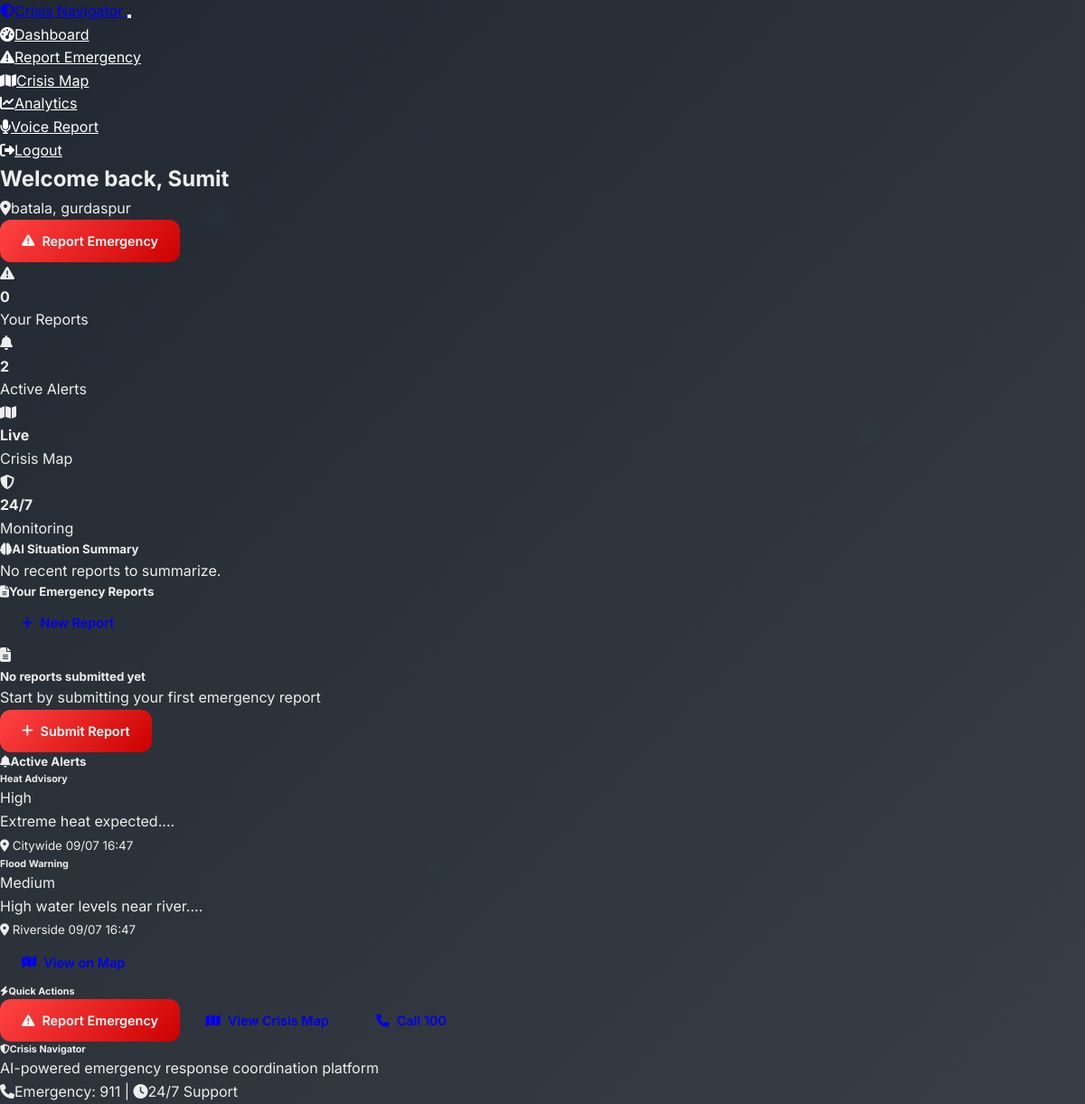
The page /dashboard (signed in) on the database its author committed.
### models.py (models this page shows, shortened)
class User(UserMixin, db.Model):
    id = db.Column(db.Integer, primary_key=True)
    username = db.Column(db.String(64), unique=True, nullable=False)
    email = db.Column(db.String(120), unique=True, nullable=False)
    phone = db.Column(db.String(20))
    location = db.Column(db.String(200))
    password_hash = db.Column(db.String(256))
    created_at = db.Column(db.DateTime, default=datetime.utcnow)
    reports = db.relationship('EmergencyReport', backref='user', lazy=True)

class Alert(db.Model):
    id = db.Column(db.Integer, primary_key=True)
    title = db.Column(db.String(200), nullable=False)
    description = db.Column(db.Text, nullable=False)
    alert_type = db.Column(db.String(50))  # weather, fire, flood, earthquake, etc.
    severity = db.Column(db.String(20))  # low, medium, high, critical
    location = db.Column(db.String(200))
    latitude = db.Column(db.Float)
    longitude = db.Column(db.Float)
    radius = db.Column(db.Float)  # affected radius in km
    active = db.Column(db.Boolean, default=True)
    created_at = db.Column(db.DateTime, default=datetime.utcnow)
    expires_at = db.Column(db.DateTime)

### routes.py (the view)
@app.route('/dashboard')
def dashboard():
    if 'user_id' not in session:
        flash('Please log in to access the dashboard', 'error')
        return redirect(url_for('login'))
    user = models.User.query.get(session['user_id'])
    if not user:
        flash('User not found', 'error')
        return redirect(url_for('login'))
    user_reports = models.EmergencyReport.query.filter_by(user_id=user.id).order_by(models.EmergencyReport.created_at.desc()).limit(10).all()
    recent_alerts = models.Alert.query.filter_by(active=True).order_by(models.Alert.created_at.desc()).limit(5).all()
    ai_summary = generate_emergency_summary(user_reports) if user_reports else "No recent reports to summarize."
    return render_template('dashboard.html',
                         user=user,
                         reports=user_reports,
                         alerts=recent_alerts,
                         ai_summary=ai_summary)

### templates/dashboard.html (shortened to what this page needs)
{% extends "base.html" %}
{% block content %}
<div class="container mt-4">
    <div class="row">
        <div class="col-12">
            <div class="d-flex justify-content-between align-items-center mb-4">
                <div>
                    <h2 class="fw-bold">Welcome back, {{ user.username }}</h2>
                    <p class="text-muted mb-0">
                        <i class="fas fa-map-marker-alt me-1"></i>{{ user.location or 'Location not set' }}
                    </p>
                </div>
                <div>
                    <a href="{{ url_for('report') }}" class="btn btn-danger">
                        <i class="fas fa-exclamation-triangle me-2"></i>Report Emergency
                    </a>
                </div>
            </div>
        </div>
    </div>
    <div class="row mb-4">
        <div class="col-md-3">
            <div class="card bg-danger bg-opacity-10 border-danger">
                <div class="card-body text-center">
                    <i class="fas fa-exclamation-triangle fs-2 text-danger mb-2"></i>
                    <h4 class="fw-bold">{{ reports|length }}</h4>
                    <p class="mb-0 text-muted">Your Reports</p>
                </div>
            </div>
        </div>
        <div class="col-md-3">
            <div class="card bg-warning bg-opacity-10 border-warning">
                <div class="card-body text-center">
                    <i class="fas fa-bell fs-2 text-warning mb-2"></i>
                    <h4 class="fw-bold">{{ alerts|length }}</h4>
                    <p class="mb-0 text-muted">Active Alerts</p>
                </div>
            </div>
        </div>
        <div class="col-md-3">
            <div class="card bg-info bg-opacity-10 border-info">
                <div class="card-body text-center">
                    <i class="fas fa-map fs-2 text-info mb-2"></i>
                    <h4 class="fw-bold">Live</h4>
                    <p class="mb-0 text-muted">Crisis Map</p>
                </div>
            </div>
        </div>
        <div class="col-md-3">
            <div class="card bg-success bg-opacity-10 border-success">
                <div class="card-body text-center">
                    <i class="fas fa-shield-alt fs-2 text-success mb-2"></i>
                    <h4 class="fw-bold">24/7</h4>
                    <p class="mb-0 text-muted">Monitoring</p>
                </div>
            </div>
        </div>
    </div>
    {% if ai_summary %}
    <div class="row mb-4">
        <div class="col-12">
            <div class="card border-info">
                <div class="card-header bg-info bg-opacity-10">
                    <h5 class="mb-0">
                        <i class="fas fa-brain me-2 text-info"></i>AI Situation Summary
                    </h5>
                </div>
                <div class="card-body">
                    <p class="mb-0">{{ ai_summary }}</p>
                </div>
            </div>
        </div>
    </div>
    {% endif %}
    <div class="row">
        <div class="col-lg-8">
            <div class="card">
                <div class="card-header d-flex justify-content-between align-items-center">
                    <h5 class="mb-0">
                        <i class="fas fa-file-alt me-2"></i>Your Emergency Reports
                    </h5>
                    <a href="{{ url_for('report') }}" class="btn btn-sm btn-outline-danger">
                        <i class="fas fa-plus me-1"></i>New Report
                    </a>
                </div>
                <div class="card-body p-0">
                    {% if reports %}
                    <div class="table-responsive">
                        <table class="table table-hover mb-0">
                            <thead class="table-dark">
                                <tr>
                                    <th>Title</th>
                                    <th>Severity</th>
                                    <th>Status</th>
                                    <th>Date</th>
                                    <th>Location</th>
                                </tr>
                            </thead>
                            <tbody>
                                {% for report in reports %}
                                <tr>
                                    <td>
                                        <strong>{{ report.title }}</strong>
                                        <br>
                                        <small class="text-muted">
                                            {{ report.description[:50] }}{% if report.description|length > 50 %}...{%
                                            endif %}
                                        </small>
                                    </td>
                                    <td>
                                        {% set severity_class = 'danger' if report.severity == 'critical' else 'warning'
                                        if report.severity == 'high' else 'info' if report.severity == 'medium' else
                                        'secondary' %}
                                        <span class="badge bg-{{ severity_class }}">
                                            {{ report.severity.title() }}
                                        </span>
                                    </td>
                                    <td>
                                        {% set status_class = 'success' if report.status == 'resolved' else 'warning' if
                                        report.status == 'in_progress' else 'secondary' %}
                                        <span class="badge bg-{{ status_class }}">
                                            {{ report.status.replace('_', ' ').title() }}
                                        </span>
                                    </td>
                                    <td>
                                        <small>{{ report.created_at.strftime('%m/%d/%Y %H:%M') }}</small>
                                    </td>
                                    <td>
                                        <small class="text-muted">
                                            <i class="fas fa-map-marker-alt me-1"></i>
                                            {{ report.location or 'Not specified' }}
                                        </small>
                                    </td>
                                </tr>
                                {% endfor %}
                            </tbody>
                        </table>
                    </div>
                    {% else %}
                    <div class="text-center py-5">
                        <i class="fas fa-file-alt fs-1 text-muted mb-3"></i>
                        <h5 class="text-muted">No reports submitted yet</h5>
                        <p class="text-muted mb-3">Start by submitting your first emergency report</p>
                        <a href="{{ url_for('report') }}" class="btn btn-danger">
                            <i class="fas fa-plus me-2"></i>Submit Report
                        </a>
                    </div>
                    {% endif %}
                </div>
            </div>
        </div>
        <div class="col-lg-4">
            <div class="card">
                <div class="card-header">
                    <h5 class="mb-0">
                        <i class="fas fa-bell me-2 text-warning"></i>Active Alerts
                    </h5>
                </div>
                <div class="card-body p-0">
                    {% if alerts %}
                    {% for alert in alerts %}
                    <div class="p-3 border-bottom">
                        <div class="d-flex justify-content-between align-items-start mb-2">
                            <h6 class="mb-1">{{ alert.title }}</h6>
                            {% set alert_severity_class = 'danger' if alert.severity == 'critical' else 'warning' if
                            alert.severity == 'high' else 'info' if alert.severity == 'medium' else 'secondary' %}
                            <span class="badge bg-{{ alert_severity_class }}">
                                {{ alert.severity.title() }}
                            </span>
                        </div>
                        <p class="mb-2 text-muted small">{{ alert.description[:80] }}...</p>
                        <div class="d-flex justify-content-between align-items-center">
                            <small class="text-muted">
                                <i class="fas fa-map-marker-alt me-1"></i>
                                {{ alert.location or 'Location unknown' }}
                            </small>
                            <small class="text-muted">
                                {{ alert.created_at.strftime('%m/%d %H:%M') }}
                            </small>
                        </div>
                    </div>
                    {% endfor %}
                    {% else %}
                    <div class="text-center py-4">
                        <i class="fas fa-check-circle fs-2 text-success mb-2"></i>
                        <h6 class="text-muted">No active alerts</h6>
                        <small class="text-muted">Your area is currently safe</small>
                    </div>
                    {% endif %}
                </div>
                {% if alerts %}
                <div class="card-footer text-center">
                    <a href="{{ url_for('map_view') }}" class="btn btn-sm btn-outline-warning">
                        <i class="fas fa-map me-1"></i>View on Map
                    </a>
                </div>
                {% endif %}
            </div>
            <div class="card mt-3">
                <div class="card-header">
                    <h6 class="mb-0">
                        <i class="fas fa-bolt me-2"></i>Quick Actions
                    </h6>
                </div>
                <div class="card-body">
                    <div class="d-grid gap-2">
                        <a href="{{ url_for('report') }}" class="btn btn-danger">
                            <i class="fas fa-exclamation-triangle me-2"></i>Report Emergency
                        </a>
                        <a href="{{ url_for('map_view') }}" class="btn btn-info">
                            <i class="fas fa-map me-2"></i>View Crisis Map
                        </a>
                        <a href="tel:911" class="btn btn-warning">
                            <i class="fas fa-phone me-2"></i>Call 100
                        </a>
                    </div>
                </div>
            </div>
        </div>
    </div>
</div>
{% endblock %}

### templates/base.html (shortened to what this page needs)
<!DOCTYPE html>
<html lang="en" data-bs-theme="dark">
  <head>
    <link
      href="https://cdn.replit.com/agent/bootstrap-agent-dark-theme.min.css"
      rel="stylesheet"
    />
    <link
      rel="stylesheet"
      href="https://cdnjs.cloudflare.com/ajax/libs/font-awesome/6.4.0/css/all.min.css"
    />
    <link
      rel="stylesheet"
      href="{{ url_for('static', filename='css/style.css') }}"
    />
  </head>
  <body>
    <nav class="navbar navbar-expand-lg bg-dark border-bottom">
      <div class="container">
        <a
          class="navbar-brand fw-bold text-danger"
          href="{{ url_for('home') }}"
        >
          <i class="fas fa-shield-alt me-2"></i>Crisis Navigator
        </a>
        <button
          class="navbar-toggler"
          type="button"
          data-bs-toggle="collapse"
          data-bs-target="#navbarNav"
        >
        </button>
        <div class="collapse navbar-collapse" id="navbarNav">
          <ul class="navbar-nav me-auto">
            {% if session.user_id %}
            <li class="nav-item">
              <a
                class="nav-link"
                href="{{ url_for('dashboard') }}"
                style="color: #ffffff !important"
              >
                <i class="fas fa-tachometer-alt me-1"></i>Dashboard
              </a>
            </li>
            <li class="nav-item">
              <a
                class="nav-link"
                href="{{ url_for('report') }}"
                style="color: #ffffff !important"
              >
                <i class="fas fa-exclamation-triangle me-1"></i>Report Emergency
              </a>
            </li>
            <li class="nav-item">
              <a
                class="nav-link"
                href="{{ url_for('map_view') }}"
                style="color: #ffffff !important"
              >
                <i class="fas fa-map me-1"></i>Crisis Map
              </a>
            </li>
            <li class="nav-item">
              <a
                class="nav-link"
                href="{{ url_for('analytics_dashboard') }}"
                style="color: #ffffff !important"
              >
                <i class="fas fa-chart-line me-1"></i>Analytics
              </a>
            </li>
            <li class="nav-item">
              <a
                class="nav-link"
                href="{{ url_for('voice_report') }}"
                style="color: #ffffff !important"
              >
                <i class="fas fa-microphone me-1"></i>Voice Report
              </a>
            </li>
            {% endif %}
          </ul>
          <ul class="navbar-nav">
            {% if session.user_id %}
            <li class="nav-item">
              <a
                class="nav-link"
                href="{{ url_for('logout') }}"
                style="color: #ffffff !important"
              >
                <i class="fas fa-sign-out-alt me-1"></i>Logout
              </a>
            </li>
            {% endif %}
          </ul>
        </div>
      </div>
    </nav>
    <main>{% block content %}{% endblock %}</main>
    <footer class="bg-dark text-light mt-5 py-4">
      <div class="container">
        <div class="row">
          <div class="col-md-6">
            <h6 class="text-danger">
              <i class="fas fa-shield-alt me-2"></i>Crisis Navigator
            </h6>
            <p class="small mb-0">
              AI-powered emergency response coordination platform
            </p>
          </div>
          <div class="col-md-6 text-md-end">
            <p class="small mb-0">
              <i class="fas fa-phone me-1 text-danger"></i>Emergency: 911
              <span class="mx-3">|</span>
              <i class="fas fa-clock me-1"></i>24/7 Support
            </p>
          </div>
        </div>
      </div>
    </footer>
  </body>
</html>

### rows shown on the page
User: username "Sumit", location "batala, gurdaspur"
Alert: title "Heat Advisory", severity "High", description "Extreme heat expected.", location "Citywide", created_at "09/07 16:47"
Alert: title "Flood Warning", severity "Medium", description "High water levels near river.", location "Riverside", created_at "09/07 16:47"

### other values the page prints
{{ reports|length }} "0"
{{ alerts|length }} "2"
{{ ai_summary }} "No recent reports to summarize."
